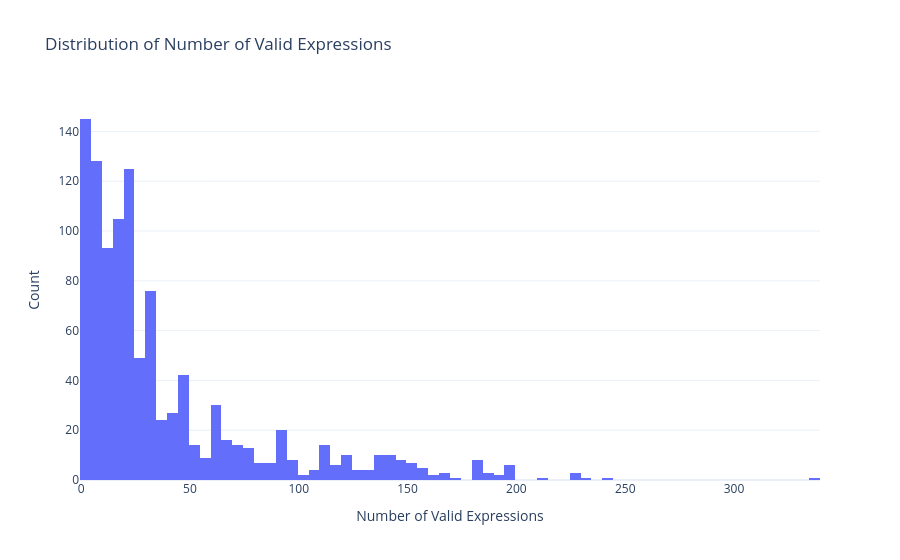

The notebook cell saved with this chart:
### Code cell
fig = go.Figure()


fig.add_trace(
    go.Histogram(
       x = df['count'],
       nbinsx=100
    ),

)


fig.update_layout(
    title = 'Distribution of Number of Valid Expressions',
    template = 'plotly_white',
    yaxis_title = 'Count',
    xaxis_title = 'Number of Valid Expressions'
)

fig.show()

### Figure 1 — Plotly figure (JSON) as saved in the notebook; plotly's stock layout.template omitted (floating-point values rounded to 4 significant figures; data arrays with more than 128 entries replaced by an {"elided": "..."} marker saying what was removed)
{"data": [{"nbinsx": 100, "type": "histogram", "x": {"elided": "1068 int values"}}], "layout": {"title": {"text": "Distribution of Number of Valid Expressions"}, "xaxis": {"title": {"text": "Number of Valid Expressions"}}, "yaxis": {"title": {"text": "Count"}}}}
